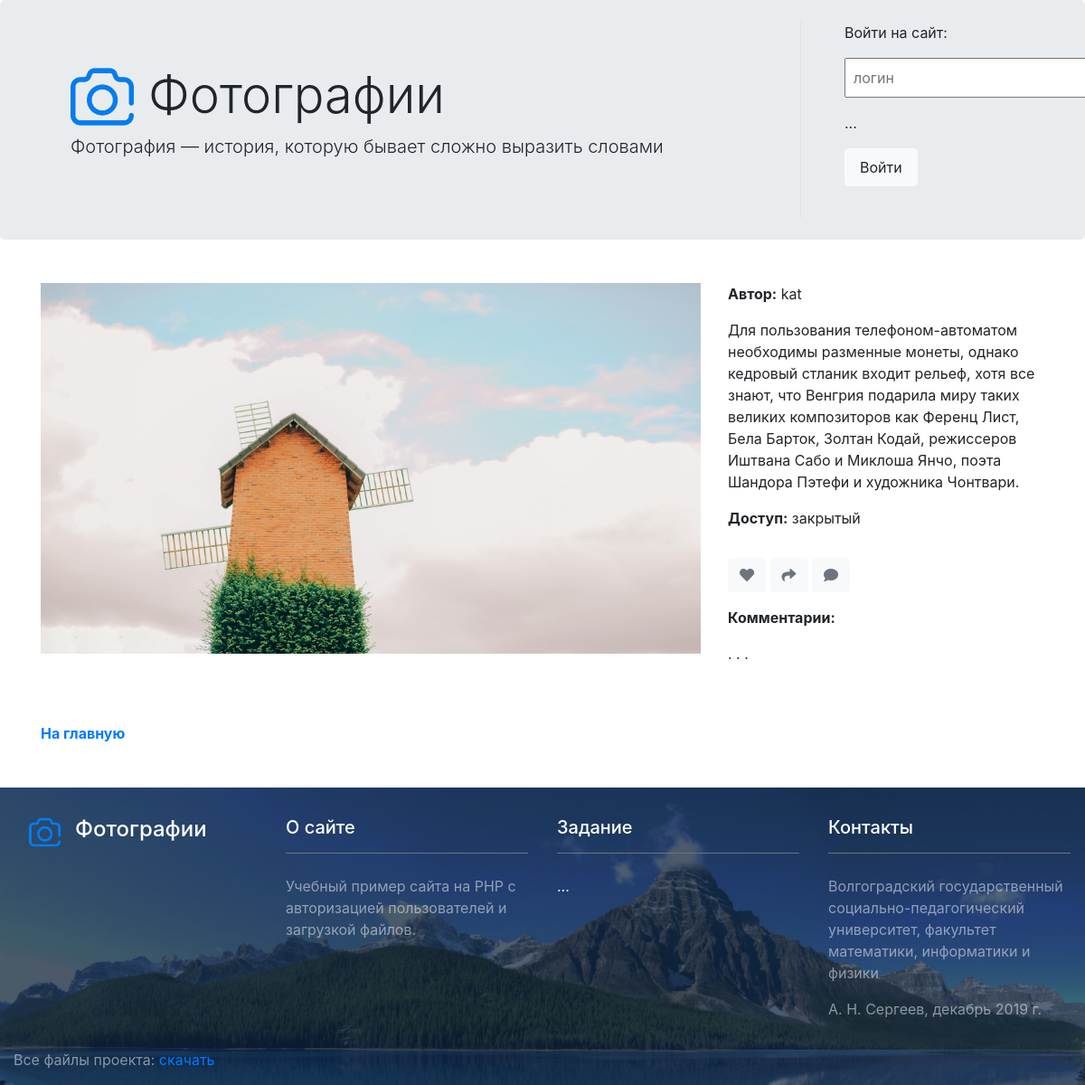
The app's page /?photo=4 with its own data.
### tables this page shows
CREATE TABLE IF NOT EXISTS `photos` (
  `id` int(11) NOT NULL AUTO_INCREMENT,
  `file` varchar(255) NOT NULL,
  `caption` text NOT NULL,
  `user` varchar(20) NOT NULL,
  `status` varchar(20) NOT NULL,
  PRIMARY KEY (`id`),
  KEY `user` (`user`,`status`)
);

### photo.php (the view)
<div class="container mb-5">
    <?php
        $status = array(    "private" => "закрытый",
                            "public" => "открытый",
                            "draft" => "черновик" );
        $result = $mysqli->query( "SELECT * FROM photos WHERE id=$photo" );
        $row = $result->fetch_assoc();
    ?>
    <div class="row">
        <div class="col col-12 col-md-8 mt-5">
            <img src="photos/<?php echo $row['file'] ?>" class="img-fluid">
        </div>
        <div class="col col-12 col-md-4 mt-5">
            <p><strong>Автор:</strong> <?php echo $row['user'] ?>
            <p><?php echo $row['caption'] ?>
            <p><strong>Доступ:</strong> <?php echo $status[$row['status']] ?>
            <p>
            <a href="123" class="btn btn-light text-secondary mt-3" title="Лайк"><i class="fas fa-heart"></i></a>
            <a href="123" class="btn btn-light text-secondary mt-3" title="Репост"><i class="fas fa-share"></i></a>
            <a href="123" class="btn btn-light text-secondary mt-3" title="Комментарий"><i class="fas fa-comment"></i></a>
            <p><strong>Комментарии:</strong>
            <p>. . .
        </div>
    </div>
    <div class="row mt-5">
        <div class="col">
            <strong><a href=".">На главную</a></strong>
        </div>
    </div>
</div>

### records on screen
photos: file (picture), user "kat", caption "Для пользования телефоном-автоматом необходимы разменные монеты, однако кедровый стланик входит рельеф, хотя все знают, что Венгрия подарила миру таких великих композиторов как Ференц Лист, Бела Барток, Золтан Кодай, режиссеров Иштвана Сабо и Миклоша Янчо, поэта Шандора Пэтефи и художника Чонтвари.", status "закрытый"
